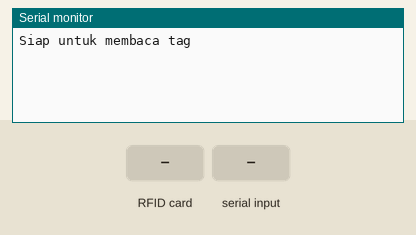
A sketch run on a simulated Arduino Uno, built with avr-gcc and run on an emulated ATmega328P. On the bench: the last lines printed to the serial monitor. The inputs (shaded band) are chosen by the test bench.

Above: at 1.2 s.
1.3 s: RFID card 5E 7A 19 C4 held to the reader
At 1.7 s:
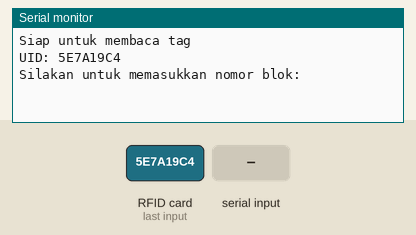
2.8 s: "90,45\n" received over Serial
At 4.0 s:
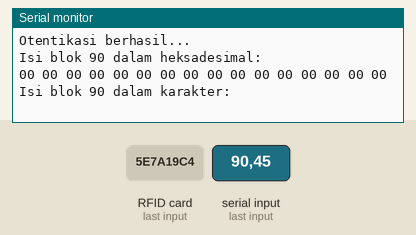

Measured:
- after the input at 1.3 s, the serial monitor: prints a new line at once (image 1)
- after the input at 2.8 s, the serial monitor: prints a new line at once (image 2)

The sketch:

bacaTag.ino
```cpp
// ----------------------------------
// Contoh untuk membaca data di tag.
//   Hanya untuk Mifare Classic 1K
// ----------------------------------

#include <SPI.h>
#include <MFRC522.h>

const int PIN_RST = 9;
const int PIN_SS  = 10; // Pin SDA atau NSS

String idTag = ""; // UID Tag
char teksHeksa[5];     // untuk konversi string

// Pembuatan objek MFRC522
MFRC522 mfrc522(PIN_SS, PIN_RST);

void setup() {
  Serial.begin(9600);
  SPI.begin();
  mfrc522.PCD_Init();

  // Pemeriksaan versi software MFRC555
  byte versi = mfrc522.PCD_ReadRegister(
                 mfrc522.VersionReg);
  if (versi == 0x00 || versi == 0xFF) {
    Serial.println(versi);
    Serial.println("Modul RFID tidak dikenal");
    while (true); // Abaikan perintah-2 berikutnya
  }

  Serial.println("Siap untuk membaca tag");
}

void loop() {
  mfrc522.PCD_Init();
  // Periksa tag
  if (!mfrc522.PICC_IsNewCardPresent())
    return;

  // Jika nomor tag tidak diperoleh
  if (!mfrc522.PICC_ReadCardSerial())
    return;

  // Peroleh identitas tag
  idTag = "";
  for (byte j = 0; j < mfrc522.uid.size; j++) {
    char teksHeksa[3];
    sprintf(teksHeksa, "%02X", mfrc522.uid.uidByte[j]);
    idTag = idTag + teksHeksa;
  }

  Serial.print("UID: ");
  Serial.println(idTag);

  Serial.print("Silakan untuk memasukkan nomor blok: ");

  int blok;
  bool adaData = false;
  do {
     if (Serial.available()) {
       blok = Serial.parseInt();
       adaData = true;
     }
  } while (!adaData);

  Serial.println(blok);
  Serial.println();

  MFRC522::MIFARE_Key key;
  for (byte i = 0; i < 6; i++) key.keyByte[i] = 0xFF;

  MFRC522::StatusCode status;
  status = mfrc522.PCD_Authenticate(
             MFRC522::PICC_CMD_MF_AUTH_KEY_A,
             blok, &key, &(mfrc522.uid));
  if (status != MFRC522::STATUS_OK) {
    Serial.println("Otentikasi gagal... ");
    return;
  }
  else
    Serial.println("Otentikasi berhasil...");

  byte buffer[18];
  byte jumByte = sizeof(buffer);

  status = (MFRC522::StatusCode) mfrc522.MIFARE_Read(
                                   blok, buffer, &jumByte);
  if (status != MFRC522::STATUS_OK) {
    Serial.print("Gagal membaca data");
    return;
  }

  Serial.print("Isi blok ");
  Serial.print(blok);
  Serial.println(" dalam heksadesimal:");

  for (int j = 0; j < 16; j++) {
    sprintf(teksHeksa, "%02X ", buffer[j]);
    Serial.print(teksHeksa);
  }

  Serial.println("\n");

  Serial.print("Isi blok ");
  Serial.print(blok);
  Serial.println(" dalam karakter:");

  for (int j = 0; j < 16; j++) {
    if (isprint(buffer[j]))
      Serial.print((char) buffer[j]);
    else
      Serial.print(" ");
  }

  Serial.println("\n");
}
```
